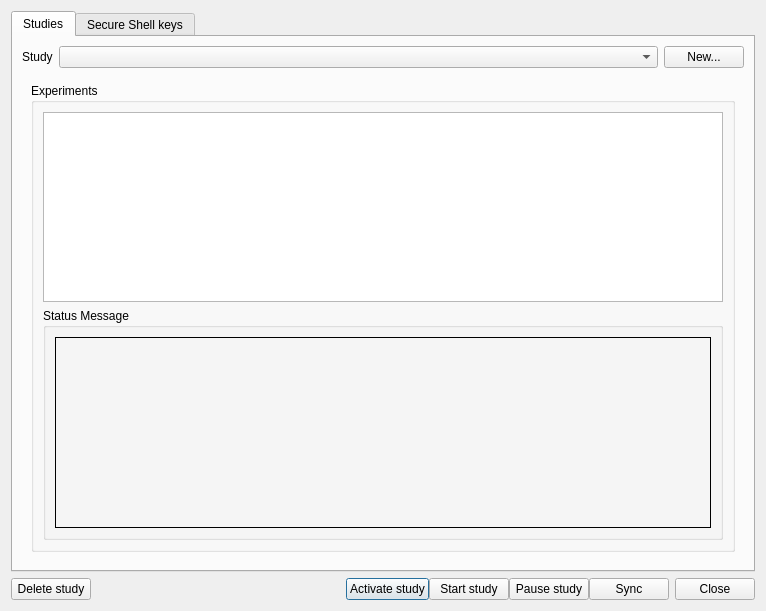
<?xml version="1.0" encoding="UTF-8"?>
<ui version="4.0">
 <class>StudyDialog</class>
 <widget class="QDialog" name="StudyDialog">
  <property name="geometry">
   <rect>
    <x>0</x>
    <y>0</y>
    <width>766</width>
    <height>611</height>
   </rect>
  </property>
  <property name="windowTitle">
   <string>Experiment manager</string>
  </property>
  <property name="styleSheet">
   <string notr="true">QTabWidget::tab-bar { min-width: 10000px;}</string>
  </property>
  <layout class="QGridLayout" name="gridLayout">
   <item row="2" column="0">
    <layout class="QHBoxLayout" name="horizontalLayout_2">
     <property name="topMargin">
      <number>0</number>
     </property>
     <item>
      <widget class="QStackedWidget" name="buttonsStackedWidget">
       <property name="sizePolicy">
        <sizepolicy hsizetype="Preferred" vsizetype="Maximum">
         <horstretch>0</horstretch>
         <verstretch>0</verstretch>
        </sizepolicy>
       </property>
       <property name="currentIndex">
        <number>0</number>
       </property>
       <widget class="QWidget" name="studiesButtons">
        <layout class="QHBoxLayout" name="horizontalLayout_4">
         <property name="spacing">
          <number>0</number>
         </property>
         <property name="leftMargin">
          <number>0</number>
         </property>
         <property name="topMargin">
          <number>0</number>
         </property>
         <property name="rightMargin">
          <number>0</number>
         </property>
         <property name="bottomMargin">
          <number>0</number>
         </property>
         <item>
          <widget class="QPushButton" name="deleteStudyButton">
           <property name="enabled">
            <bool>true</bool>
           </property>
           <property name="styleSheet">
            <string notr="true"/>
           </property>
           <property name="text">
            <string>Delete study</string>
           </property>
           <property name="autoDefault">
            <bool>false</bool>
           </property>
          </widget>
         </item>
         <item>
          <spacer name="horizontalSpacer">
           <property name="orientation">
            <enum>Qt::Horizontal</enum>
           </property>
           <property name="sizeHint" stdset="0">
            <size>
             <width>40</width>
             <height>20</height>
            </size>
           </property>
          </spacer>
         </item>
         <item>
          <widget class="QPushButton" name="activateStudyButton">
           <property name="enabled">
            <bool>true</bool>
           </property>
           <property name="text">
            <string>Activate study</string>
           </property>
          </widget>
         </item>
         <item>
          <widget class="QPushButton" name="startStudyButton">
           <property name="enabled">
            <bool>true</bool>
           </property>
           <property name="text">
            <string>Start study</string>
           </property>
          </widget>
         </item>
         <item>
          <widget class="QPushButton" name="pauseStudyButton">
           <property name="enabled">
            <bool>true</bool>
           </property>
           <property name="text">
            <string>Pause study</string>
           </property>
          </widget>
         </item>
         <item>
          <widget class="QPushButton" name="syncStudyButton">
           <property name="text">
            <string>Sync</string>
           </property>
          </widget>
         </item>
        </layout>
       </widget>
       <widget class="QWidget" name="securityButtons">
        <layout class="QHBoxLayout" name="horizontalLayout_6">
         <property name="spacing">
          <number>0</number>
         </property>
         <property name="leftMargin">
          <number>0</number>
         </property>
         <property name="topMargin">
          <number>0</number>
         </property>
         <property name="rightMargin">
          <number>0</number>
         </property>
         <property name="bottomMargin">
          <number>0</number>
         </property>
         <item>
          <widget class="QPushButton" name="exportPublicKeyToFileButton">
           <property name="text">
            <string>Export to file</string>
           </property>
          </widget>
         </item>
         <item>
          <widget class="QPushButton" name="sharePublicKeyButton">
           <property name="enabled">
            <bool>true</bool>
           </property>
           <property name="text">
            <string>Share</string>
           </property>
          </widget>
         </item>
        </layout>
       </widget>
      </widget>
     </item>
     <item>
      <widget class="QPushButton" name="closeButton">
       <property name="text">
        <string>Close</string>
       </property>
      </widget>
     </item>
    </layout>
   </item>
   <item row="0" column="0">
    <widget class="QTabWidget" name="tabWidget">
     <property name="styleSheet">
      <string notr="true"/>
     </property>
     <property name="currentIndex">
      <number>0</number>
     </property>
     <widget class="QWidget" name="studiesTab">
      <attribute name="title">
       <string>Studies</string>
      </attribute>
      <layout class="QVBoxLayout" name="verticalLayout">
       <item>
        <layout class="QHBoxLayout" name="horizontalLayout">
         <property name="topMargin">
          <number>0</number>
         </property>
         <item>
          <widget class="QLabel" name="label_2">
           <property name="sizePolicy">
            <sizepolicy hsizetype="Maximum" vsizetype="Preferred">
             <horstretch>0</horstretch>
             <verstretch>0</verstretch>
            </sizepolicy>
           </property>
           <property name="text">
            <string>Study</string>
           </property>
          </widget>
         </item>
         <item>
          <widget class="QComboBox" name="studiesComboBox">
           <property name="editable">
            <bool>false</bool>
           </property>
          </widget>
         </item>
         <item>
          <widget class="QPushButton" name="newStudyButton">
           <property name="sizePolicy">
            <sizepolicy hsizetype="Maximum" vsizetype="Fixed">
             <horstretch>0</horstretch>
             <verstretch>0</verstretch>
            </sizepolicy>
           </property>
           <property name="text">
            <string>New...</string>
           </property>
          </widget>
         </item>
        </layout>
       </item>
       <item>
        <widget class="QStackedWidget" name="studiesStackedWidget">
         <property name="enabled">
          <bool>true</bool>
         </property>
         <property name="currentIndex">
          <number>0</number>
         </property>
         <widget class="QWidget" name="studyInfoPage">
          <layout class="QVBoxLayout" name="verticalLayout_3">
           <item>
            <layout class="QVBoxLayout" name="verticalLayout_8">
             <property name="topMargin">
              <number>0</number>
             </property>
             <item>
              <widget class="QGroupBox" name="groupBox">
               <property name="title">
                <string>Experiments</string>
               </property>
               <layout class="QVBoxLayout" name="verticalLayout_4">
                <item>
                 <widget class="QTreeView" name="experimentsTreeView"/>
                </item>
                <item>
                 <widget class="QGroupBox" name="activeStudyStatusMessageGroupBox">
                  <property name="title">
                   <string>Status Message</string>
                  </property>
                  <layout class="QVBoxLayout" name="verticalLayout_9">
                   <item>
                    <widget class="QTextBrowser" name="activeStudyStatusTextBrowser">
                     <property name="styleSheet">
                      <string notr="true">QTextBrowser{ background-color: transparent; }</string>
                     </property>
                     <property name="frameShape">
                      <enum>QFrame::Box</enum>
                     </property>
                     <property name="frameShadow">
                      <enum>QFrame::Plain</enum>
                     </property>
                    </widget>
                   </item>
                  </layout>
                 </widget>
                </item>
               </layout>
              </widget>
             </item>
            </layout>
           </item>
          </layout>
         </widget>
         <widget class="QWidget" name="linkStudyPage">
          <layout class="QVBoxLayout" name="verticalLayout_5">
           <item>
            <widget class="QGroupBox" name="linkStudyGroupBox">
             <property name="title">
              <string>Add Study</string>
             </property>
             <layout class="QFormLayout" name="formLayout">
              <property name="fieldGrowthPolicy">
               <enum>QFormLayout::AllNonFixedFieldsGrow</enum>
              </property>
              <item row="0" column="0">
               <widget class="QLabel" name="label_4">
                <property name="text">
                 <string>Url</string>
                </property>
               </widget>
              </item>
              <item row="0" column="1">
               <widget class="QLineEdit" name="experimentsUrlEdit">
                <property name="placeholderText">
                 <string>git@github.com:MyUser/mystudy.git</string>
                </property>
               </widget>
              </item>
              <item row="2" column="1">
               <layout class="QHBoxLayout" name="horizontalLayout_3">
                <property name="topMargin">
                 <number>0</number>
                </property>
                <item>
                 <widget class="QLabel" name="label">
                  <property name="sizePolicy">
                   <sizepolicy hsizetype="Maximum" vsizetype="Preferred">
                    <horstretch>0</horstretch>
                    <verstretch>0</verstretch>
                   </sizepolicy>
                  </property>
                  <property name="text">
                   <string>Branch</string>
                  </property>
                 </widget>
                </item>
                <item>
                 <widget class="QComboBox" name="experimentsBranchComboBox">
                  <property name="enabled">
                   <bool>true</bool>
                  </property>
                 </widget>
                </item>
               </layout>
              </item>
              <item row="5" column="1">
               <widget class="QGroupBox" name="linkStudyAdvancedForm">
                <property name="title">
                 <string>Advanced</string>
                </property>
                <layout class="QFormLayout" name="formLayout_2">
                 <property name="fieldGrowthPolicy">
                  <enum>QFormLayout::AllNonFixedFieldsGrow</enum>
                 </property>
                 <item row="0" column="0">
                  <widget class="QLabel" name="label_6">
                   <property name="text">
                    <string>Name</string>
                   </property>
                  </widget>
                 </item>
                 <item row="0" column="1">
                  <widget class="QLineEdit" name="studyNameEdit">
                   <property name="inputMask">
                    <string/>
                   </property>
                   <property name="placeholderText">
                    <string>My new study</string>
                   </property>
                  </widget>
                 </item>
                 <item row="1" column="0">
                  <widget class="QLabel" name="label_5">
                   <property name="text">
                    <string>Results url</string>
                   </property>
                  </widget>
                 </item>
                 <item row="1" column="1">
                  <widget class="QLineEdit" name="resultsUrlEdit">
                   <property name="placeholderText">
                    <string>git@github.com:MyUser/mystudy.git</string>
                   </property>
                  </widget>
                 </item>
                 <item row="2" column="1">
                  <layout class="QHBoxLayout" name="horizontalLayout_5">
                   <property name="topMargin">
                    <number>0</number>
                   </property>
                   <item>
                    <widget class="QLabel" name="label_7">
                     <property name="sizePolicy">
                      <sizepolicy hsizetype="Maximum" vsizetype="Preferred">
                       <horstretch>0</horstretch>
                       <verstretch>0</verstretch>
                      </sizepolicy>
                     </property>
                     <property name="text">
                      <string>Branch</string>
                     </property>
                    </widget>
                   </item>
                   <item>
                    <widget class="QLineEdit" name="resultsBranchEdit"/>
                   </item>
                  </layout>
                 </item>
                </layout>
               </widget>
              </item>
              <item row="9" column="0">
               <widget class="QLabel" name="label_8">
                <property name="text">
                 <string>Status</string>
                </property>
               </widget>
              </item>
              <item row="9" column="1">
               <widget class="QTextBrowser" name="linkStudyTextBrowser">
                <property name="enabled">
                 <bool>true</bool>
                </property>
                <property name="sizePolicy">
                 <sizepolicy hsizetype="Expanding" vsizetype="Expanding">
                  <horstretch>0</horstretch>
                  <verstretch>0</verstretch>
                 </sizepolicy>
                </property>
                <property name="autoFillBackground">
                 <bool>false</bool>
                </property>
                <property name="styleSheet">
                 <string notr="true">QTextBrowser { background-color: transparent; }</string>
                </property>
                <property name="frameShape">
                 <enum>QFrame::Box</enum>
                </property>
                <property name="frameShadow">
                 <enum>QFrame::Plain</enum>
                </property>
                <property name="html">
                 <string>&lt;!DOCTYPE HTML PUBLIC &quot;-//W3C//DTD HTML 4.0//EN&quot; &quot;http://www.w3.org/TR/REC-html40/strict.dtd&quot;&gt;
&lt;html&gt;&lt;head&gt;&lt;meta name=&quot;qrichtext&quot; content=&quot;1&quot; /&gt;&lt;style type=&quot;text/css&quot;&gt;
p, li { white-space: pre-wrap; }
&lt;/style&gt;&lt;/head&gt;&lt;body style=&quot; font-family:'Sans Serif'; font-size:9pt; font-weight:400; font-style:normal;&quot;&gt;
&lt;p style=&quot;-qt-paragraph-type:empty; margin-top:0px; margin-bottom:0px; margin-left:0px; margin-right:0px; -qt-block-indent:0; text-indent:0px;&quot;&gt;&lt;br /&gt;&lt;/p&gt;&lt;/body&gt;&lt;/html&gt;</string>
                </property>
               </widget>
              </item>
              <item row="10" column="1">
               <widget class="QStackedWidget" name="linkStudyStackedWidget">
                <property name="currentIndex">
                 <number>0</number>
                </property>
                <widget class="QWidget" name="linkStudyButtonPage">
                 <layout class="QVBoxLayout" name="verticalLayout_6">
                  <item>
                   <widget class="QPushButton" name="linkStudyButton">
                    <property name="enabled">
                     <bool>false</bool>
                    </property>
                    <property name="text">
                     <string>Link study</string>
                    </property>
                   </widget>
                  </item>
                 </layout>
                </widget>
                <widget class="QWidget" name="linkStudyProgressPage">
                 <layout class="QVBoxLayout" name="verticalLayout_7">
                  <item>
                   <widget class="QProgressBar" name="linkStudyProgressBar">
                    <property name="maximum">
                     <number>0</number>
                    </property>
                    <property name="value">
                     <number>-1</number>
                    </property>
                    <property name="textVisible">
                     <bool>false</bool>
                    </property>
                   </widget>
                  </item>
                 </layout>
                </widget>
               </widget>
              </item>
              <item row="4" column="1">
               <widget class="QCheckBox" name="uploadResultsCheckBox">
                <property name="text">
                 <string>Upload results</string>
                </property>
                <property name="checked">
                 <bool>false</bool>
                </property>
               </widget>
              </item>
             </layout>
            </widget>
           </item>
          </layout>
         </widget>
        </widget>
       </item>
      </layout>
     </widget>
     <widget class="QWidget" name="secureShellKeysTab">
      <attribute name="title">
       <string>Secure Shell keys</string>
      </attribute>
      <layout class="QVBoxLayout" name="verticalLayout_2">
       <item>
        <widget class="QLabel" name="label_3">
         <property name="text">
          <string>Public key</string>
         </property>
        </widget>
       </item>
       <item>
        <widget class="QPlainTextEdit" name="publicKeyTextEdit">
         <property name="enabled">
          <bool>true</bool>
         </property>
        </widget>
       </item>
      </layout>
     </widget>
    </widget>
   </item>
  </layout>
 </widget>
 <resources/>
 <connections/>
</ui>
